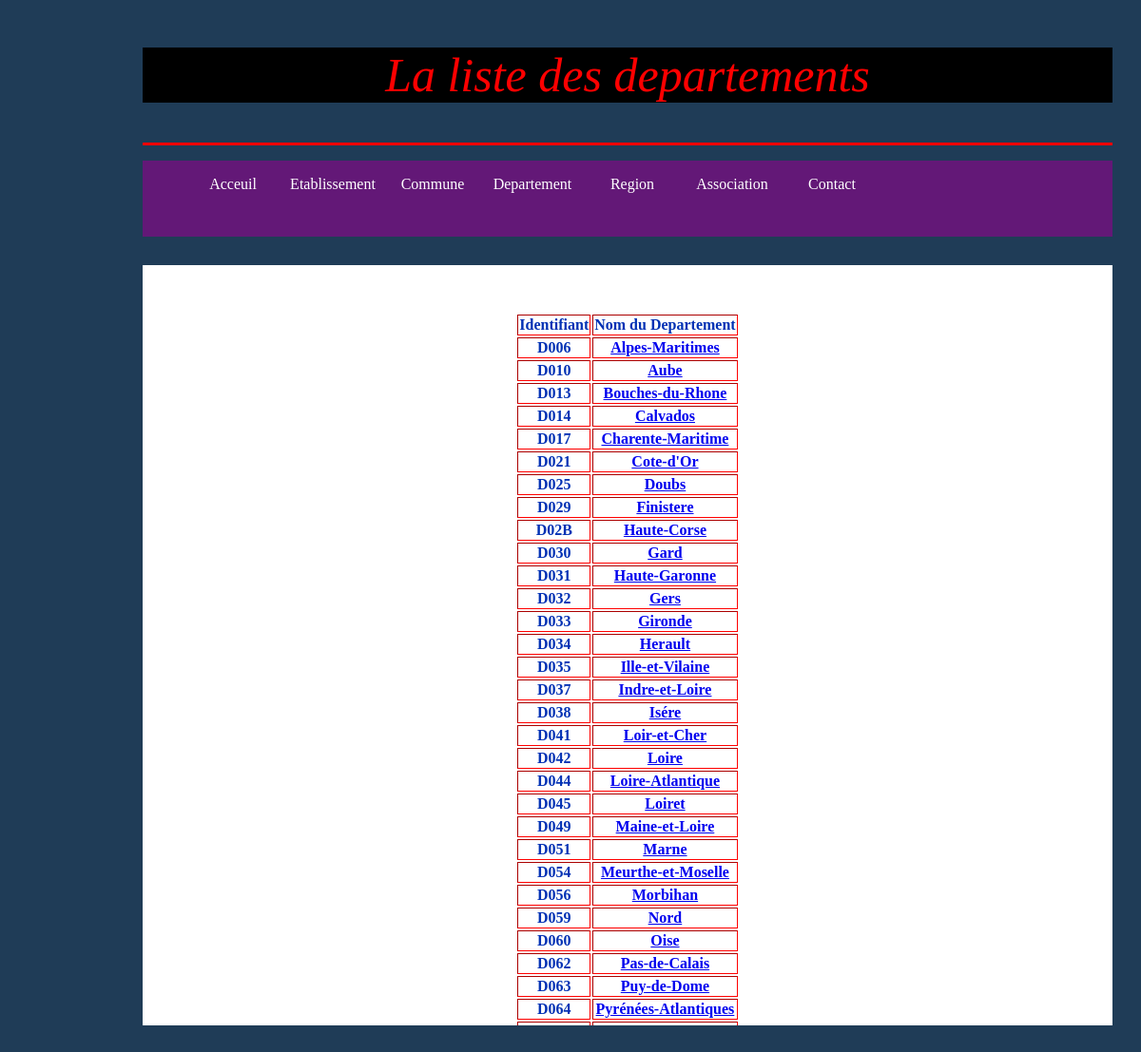
/liste_dep.php, run on the app's committed database.
### tables this page shows
CREATE TABLE IF NOT EXISTS `departement` (
  `id_depar` varchar(25) NOT NULL,
  `nom_depar` text NOT NULL,
  `id_reg` varchar(25) NOT NULL,
  PRIMARY KEY (`id_depar`),
  KEY `FK_departement_id_reg` (`id_reg`)
);

### liste_dep.php (the view, shortened to what this page needs)
<!DOCTYPE HTML>
<HTML>
<HEAD>
<link rel="stylesheet"    href="mon.css"    type="text/css"    media="screen"    />
</HEAD>
<body>
<div id="entete"><p class="titre" >La liste des  departements </p></div>
<div class="menu">
<ul>
		<li><a href="index.php">Acceuil</a></li>
		<li><a href="liste_etab.php">Etablissement</a></li>
		<li><a href="liste_commune.php">Commune</a></li>
		<li><a href="liste_dep.php">Departement</a></li>
		<li><a href="liste_region.php">Region</a></li>
		<li><a href="liste_assoc.php">Association</a></li>
		<li><a href="contact.php">Contact</a></li>
</ul>
</div>
<div id="bandeau">
<?php
$bdd= new PDO('mysql:host=localhost;dbname=gestionetab;charset=utf8', 'root', '');
if(isset($_SESSION['region'])){
	$r=$_GET['id_reg'];
	$rep = $bdd->query('select id_depar,D.nom_depar from departement as D where D.id_reg="'.$r.'"');
	}else{
			$rep = $bdd->query('select id_depar,D.nom_depar from departement as D');
	}
echo "<table border='2' class='table1' >";
echo "<tr>";
echo "<th> Identifiant</th>";
echo "<th>Nom du Departement</th>";
echo "</tr>";
while ($line = $rep ->fetch()) {
array_push($_SESSION['departement'],$line["id_depar"]);
echo "<tr>";
echo "<th>".$line["id_depar"]."</th>";
echo "<th><a href='liste_commune.php?id_depart=".$_SESSION['departement'][0]."'>".$line["nom_depar"]."</a></th>";
echo "</tr>";
}
echo "</table>";
?>
</div>
</body>
</html>

### mon.css (style rules this page uses)
html { background-color:#1F3C57; }
body { width:1020px; margin-left:150px; margin-right:150px; }
#entete { width:1020px; height:100px; border-bottom-color:#FF0000; border-bottom-style:solid; border-style:solid 3px red; }
#bandeau { width:1020px; margin-top:30px; height:800px; background-color:white; border-style:solid 3px red; overflow:auto; }
.menu { width:1020px; height:80px; margin-top:10px; background-color:#631877; }
ul li { position:relative; list-style-type: none; float:left; margin-left: 5px; text-align:center; }
ul li a { text-decoration:none; font-family:cursive; display: block; line-height:50px; color: white; width:100px; }
.titre { text-align:center; color:red; font-size:50px; font-family:Times New Roman; font-style:italic; background-color:black; }
.table1 { border:2px; height:100px; border-color:red; color:#0131B4; margin-left:auto; margin-right:auto; margin-bottom:50px; margin-top:50px; }
p { color:blue; font-family:Times New Roman; font-size:17px; }

### data on the page
departement: id_depar "D006", nom_depar "Alpes-Maritimes"
departement: id_depar "D010", nom_depar "Aube"
departement: id_depar "D013", nom_depar "Bouches-du-Rhone"
departement: id_depar "D014", nom_depar "Calvados"
departement: id_depar "D017", nom_depar "Charente-Maritime"
departement: id_depar "D021", nom_depar "Cote-d'Or"
departement: id_depar "D025", nom_depar "Doubs"
departement: id_depar "D029", nom_depar "Finistere"
departement: id_depar "D02B", nom_depar "Haute-Corse"
departement: id_depar "D030", nom_depar "Gard"
departement: id_depar "D031", nom_depar "Haute-Garonne"
departement: id_depar "D032", nom_depar "Gers"
departement: id_depar "D033", nom_depar "Gironde"
departement: id_depar "D034", nom_depar "Herault"
departement: id_depar "D035", nom_depar "Ille-et-Vilaine"
departement: id_depar "D037", nom_depar "Indre-et-Loire"
departement: id_depar "D038", nom_depar "Isére"
departement: id_depar "D041", nom_depar "Loir-et-Cher"
departement: id_depar "D042", nom_depar "Loire"
departement: id_depar "D044", nom_depar "Loire-Atlantique"
departement: id_depar "D045", nom_depar "Loiret"
departement: id_depar "D049", nom_depar "Maine-et-Loire"
departement: id_depar "D051", nom_depar "Marne"
departement: id_depar "D054", nom_depar "Meurthe-et-Moselle"
departement: id_depar "D056", nom_depar "Morbihan"
departement: id_depar "D059", nom_depar "Nord"
departement: id_depar "D060", nom_depar "Oise"
departement: id_depar "D062", nom_depar "Pas-de-Calais"
departement: id_depar "D063", nom_depar "Puy-de-Dome"
departement: id_depar "D064", nom_depar "Pyrénées-Atlantiques"
